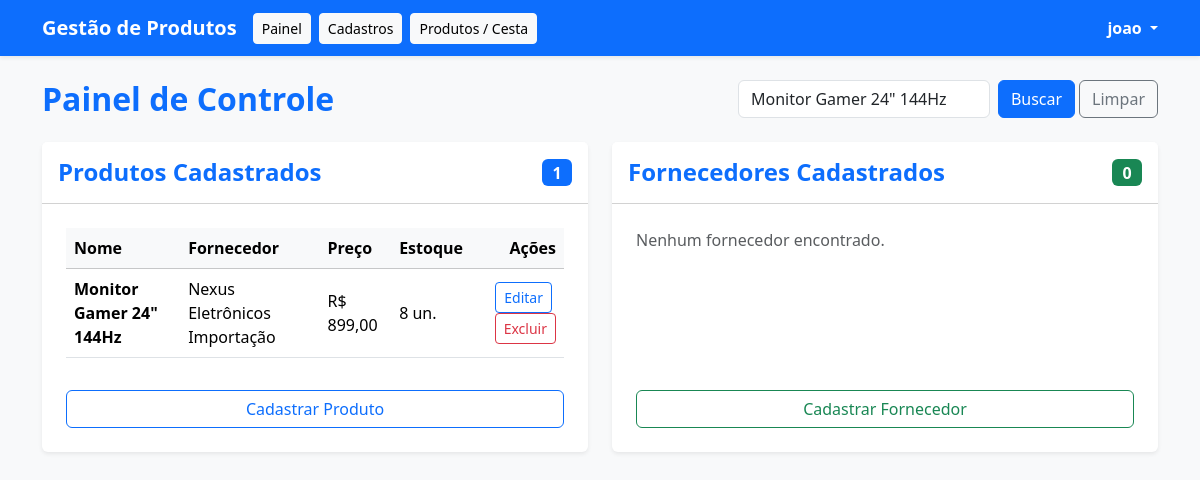
The app's page /SistemaDeGestaoDeProdutos/painel.php?busca=Monitor Gamer 24" 144Hz (signed in) with its own data.
### tables this page shows
CREATE TABLE `produtos` (
  `id` int(11) NOT NULL,
  `nome` varchar(255) NOT NULL,
  `id_fornecedor` int(11) NOT NULL,
  `preco` decimal(10,2) NOT NULL,
  `quantidade` int(11) NOT NULL DEFAULT 0,
  `categoria` varchar(100) DEFAULT NULL,
  `descricao` text DEFAULT NULL,
  `created_at` timestamp NOT NULL DEFAULT current_timestamp()
);

CREATE TABLE `fornecedores` (
  `id` int(11) NOT NULL,
  `nome` varchar(255) NOT NULL,
  `cnpj` varchar(20) NOT NULL,
  `email` varchar(255) DEFAULT NULL,
  `telefone` varchar(20) DEFAULT NULL,
  `created_at` timestamp NOT NULL DEFAULT current_timestamp()
);

### SistemaDeGestaoDeProdutos/painel.php (the view, shortened to what this page needs)
<?php
require_once "conexao.php";
$busca = trim($_GET['busca'] ?? '');
try {
    if (!empty($busca)) {
        $stmtProd = $pdo->prepare("SELECT p.*, f.nome AS nome_fornecedor
                                    FROM produtos p
                                    INNER JOIN fornecedores f ON p.id_fornecedor = f.id
                                    WHERE p.nome LIKE :busca OR f.nome LIKE :busca OR p.categoria LIKE :busca
                                    ORDER BY p.id DESC");
        $stmtProd->execute([':busca' => "%$busca%"]);
        $produtos = $stmtProd->fetchAll(PDO::FETCH_ASSOC);
        $stmtForn = $pdo->prepare("SELECT * FROM fornecedores
                                    WHERE nome LIKE :busca OR cnpj LIKE :busca OR email LIKE :busca
                                    ORDER BY id DESC");
        $stmtForn->execute([':busca' => "%$busca%"]);
        $fornecedores = $stmtForn->fetchAll(PDO::FETCH_ASSOC);
    }
} catch (PDOException $e) {
    $produtos = [];
    $fornecedores = [];
    $todosFornecedores = [];
}
$totalProdutos = count($produtos);
$totalFornecedores = count($fornecedores);
?>
<!DOCTYPE html>
<html lang="pt-br">
<head>
    <link href="https://cdn.jsdelivr.net/npm/bootstrap@5.3.3/dist/css/bootstrap.min.css" rel="stylesheet">
</head>
<body class="bg-light">
    <nav class="navbar navbar-expand-lg navbar-dark bg-primary shadow-sm mb-4">
        <div class="container">
            <a class="navbar-brand fw-bold" href="painel.php">Gestão de Produtos</a>
            <div class="d-flex align-items-center me-auto">
                <a href="painel.php" class="btn btn-light btn-sm me-2">Painel</a>
                <a href="cadastros.php" class="btn btn-light btn-sm me-2">Cadastros</a>
                <a href="produtos.php" class="btn btn-light btn-sm me-2">Produtos / Cesta</a>
            </div>
            <div class="dropdown user-dropdown">
                <a href="#" class="text-white text-decoration-none dropdown-toggle fw-semibold" id="dropdownUser" data-bs-toggle="dropdown" aria-expanded="false">
                    <?php echo htmlspecialchars($_SESSION["usuario_nome"] ?? "Usuário"); ?>
                </a>
            </div>
        </div>
    </nav>
    <div class="container mb-5">
        <div class="d-flex justify-content-between align-items-center mb-4 flex-wrap gap-3">
            <h2 class="text-primary fw-bold m-0">Painel de Controle</h2>
            <form action="painel.php" method="GET" class="d-flex" style="max-width: 420px; width: 100%;">
                <input class="form-control me-2" type="search" name="busca" placeholder="Pesquisar produto ou fornecedor..." value="<?= htmlspecialchars($busca); ?>">
                <button class="btn btn-primary me-1" type="submit">Buscar</button>
                <?php if (!empty($busca)): ?>
                    <a href="painel.php" class="btn btn-outline-secondary">Limpar</a>
                <?php endif; ?>
            </form>
        </div>
        <div class="row g-4">
            <div class="col-lg-6">
                <div class="card border-0 shadow-sm h-100">
                    <div class="card-header bg-white py-3 d-flex justify-content-between align-items-center">
                        <h4 class="card-title m-0 text-primary fw-bold">Produtos Cadastrados</h4>
                        <span class="badge bg-primary fs-6"><?php echo $totalProdutos; ?></span>
                    </div>
                    <div class="card-body p-4 d-flex flex-column justify-content-between">
                        <div>
                            <?php if (empty($produtos)): ?>
                                <p class="text-muted mb-4">Nenhum produto encontrado.</p>
                            <?php else: ?>
                                <div class="table-responsive mb-3">
                                    <table class="table table-hover align-middle mb-0">
                                        <thead class="table-light">
                                            <tr>
                                                <th>Nome</th>
                                                <th>Fornecedor</th>
                                                <th>Preço</th>
                                                <th>Estoque</th>
                                                <th class="text-end">Ações</th>
                                            </tr>
                                        </thead>
                                        <tbody>
                                            <?php foreach ($produtos as $p): ?>
                                                <tr>
                                                    <td class="fw-semibold"><?php echo htmlspecialchars($p['nome']); ?></td>
                                                    <td><?php echo htmlspecialchars($p['nome_fornecedor']); ?></td>
                                                    <td>R$ <?php echo number_format($p['preco'], 2, ',', '.'); ?></td>
                                                    <td><?php echo $p['quantidade']; ?> un.</td>
                                                    <td class="text-end">
                                                        <button type="button" class="btn btn-sm btn-outline-primary me-1" data-bs-toggle="modal" data-bs-target="#modalEditProduto<?= $p['id']; ?>">
                                                            Editar
                                                        </button>
                                                        <form action="painel.php" method="POST" class="d-inline" onsubmit="return confirm('Tem certeza que deseja excluir este produto?');">
                                                            <button type="submit" class="btn btn-sm btn-outline-danger">Excluir</button>
                                                        </form>
                                                    </td>
                                                </tr>
                                            <?php endforeach; ?>
                                        </tbody>
                                    </table>
                                </div>
                            <?php endif; ?>
                        </div>
                        <div class="mt-3">
                            <a href="cadastros.php" class="btn btn-outline-primary w-100">Cadastrar Produto</a>
                        </div>
                    </div>
                </div>
            </div>
            <div class="col-lg-6">
                <div class="card border-0 shadow-sm h-100">
                    <div class="card-header bg-white py-3 d-flex justify-content-between align-items-center">
                        <h4 class="card-title m-0 text-primary fw-bold">Fornecedores Cadastrados</h4>
                        <span class="badge bg-success fs-6"><?php echo $totalFornecedores; ?></span>
                    </div>
                    <div class="card-body p-4 d-flex flex-column justify-content-between">
                        <div>
                            <?php if (empty($fornecedores)): ?>
                                <p class="text-muted mb-4">Nenhum fornecedor encontrado.</p>
                            <?php endif; ?>
                        </div>
                        <div class="mt-3">
                            <a href="cadastros.php" class="btn btn-outline-success w-100">Cadastrar Fornecedor</a>
                        </div>
                    </div>
                </div>
            </div>
        </div>
    </div>
</body>
</html>

### records on screen
produtos: nome "Monitor Gamer 24\" 144Hz", id_fornecedor.nome "Nexus Eletrônicos Importação", preco "899,00", quantidade "8"

### other values on screen
$_SESSION["usuario_nome"] "joao"
$totalProdutos "1"
$totalFornecedores "0"
